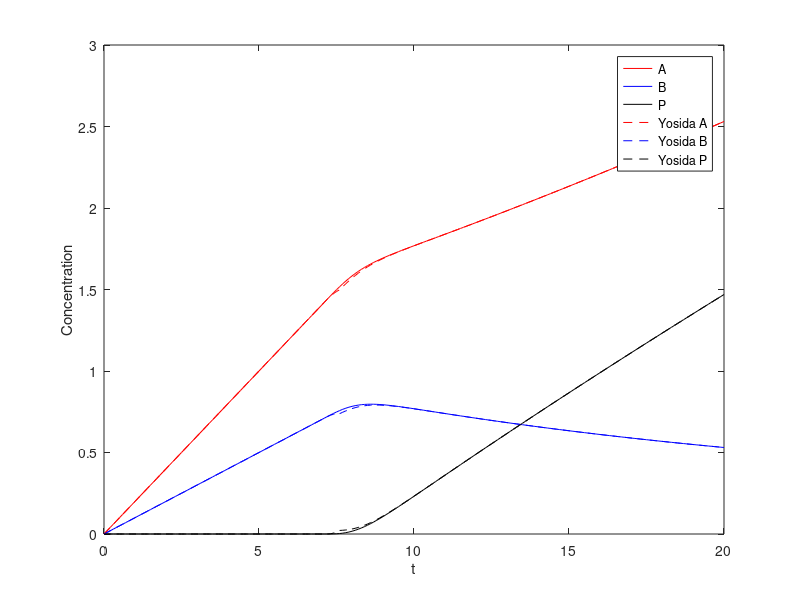

Write the MATLAB code that produced this figure. (Note: this script raises an error after producing the figure.)
% Consider two chemical species, A and B, who combine to form P when the 
% product of their concentrations (C=A*B) reaches a certain value (S).  
% The related system of ODEs is given as  
%    P'={0 if C<S}{(C-1)^2 if C>=S},
%    A'=f'-P',
%    B'=g'-P',
% where f and g represent the source of A and B.

% Notice that P' can also be expressed as 
%    P'=H(C-S)*(C-1)^2,
% where H is the Heavyside function.  We solve the system for this model of
% P' and also for the Yosida approximation of P',
%    P'=H_a(C-S)*(C-1)^2.


f=@(t)0.2*t; % species A source
df=@(t) 0.2; % species A source rate
g=@(t)0.1*t; % species B source
dg=@(t) 0.1; % species B source rate
S=1; % concentration product required for precipitation

h=0.1; % time step
t=[0:h:20]; % time grid

% Non-Yosida
A=zeros(1,length(t)); % Species A solution 
A(1)=f(t(1)); % Initial value
B=zeros(1,length(t)); % Species B solution
B(1)=g(t(1)); % Initial value
P=zeros(1,length(t)); % Precipitation solution
P(1)=0; % Initial value

du=length(t);
for i=2:length(t)
    C=A(i-1)*B(i-1);    % Check product of concentrations
    if C<S
        du(i-1)=0;      % No precipitation if C<S
    else du(i-1)=(C-1)^2;
    end
    A(i)=A(i-1)+h*(df(t(i-1))-du(i-1)); % A(t)=A(t-1)+h*dA(t-1), 
    B(i)=B(i-1)+h*(dg(t(i-1))-du(i-1)); %   dA(t-1)=dSource(t-1)-dPrec(t-1)
    P(i)=P(i-1)+h*du(i-1);          % No additional source term for P
end

YA=zeros(1,length(t)); % Species A solution
YA(1)=f(t(1)); % Initial value
YB=zeros(1,length(t)); % Species B solution
YB(1)=g(t(1)); % Initial value
YP=zeros(1,length(t)); % Precipitation solution
YP(1)=0; % Initial value

Ydu=length(t);
a=0.1;      % Yosida parameter
for i=2:length(t)
    C=YA(i-1)*YB(i-1);
    if C<S
        Ydu(i-1)=0;
    else if (S<=C)&&(C<=S+a)        % Yosida regularization
            Ydu(i-1)=(1/a)*(C-1)^2;
        else Ydu(i-1)=(C-1)^2;
        end
    end
    YA(i)=YA(i-1)+h*(df(t(i-1))-Ydu(i-1));
    YB(i)=YB(i-1)+h*(dg(t(i-1))-Ydu(i-1));
    YP(i)=YP(i-1)+h*Ydu(i-1);
end

figure
plot(t,A,'r',t,B,'b',t,P,'k',t,YA,'r--',t,YB,'b--',t,YP,'k--')
xlabel('t');ylabel('Concentration');
lgnd=legend('A','B','P','Yosida A','Yosida B','Yosida P');
lgnd.Location='northwest';

%% v4.24.n2
% Plot 1 
% f=0.2*t, g=0.1*t, S=2, a=1

% Plot 2
% a=0.5

% Plot 3
% a=0.1

% Plot 4
% S=1, a=0.1